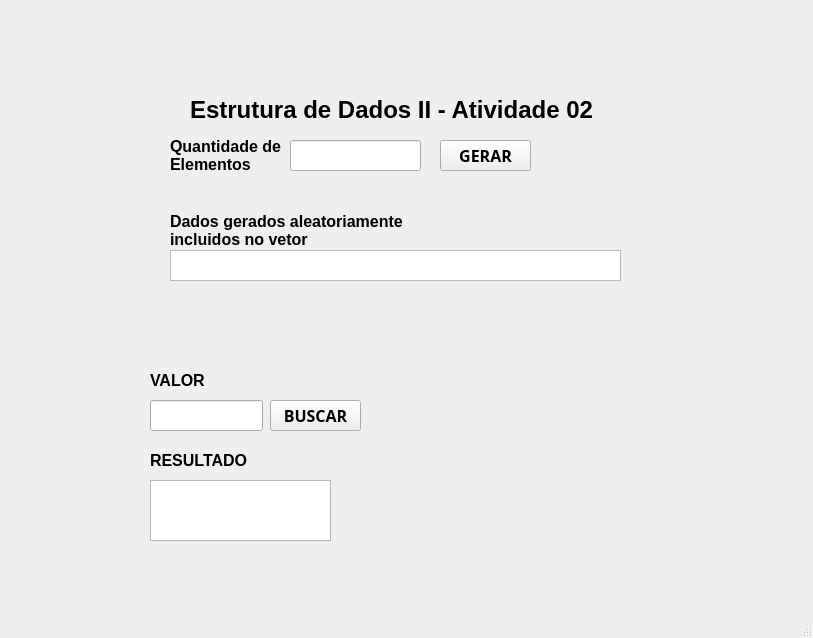
<?xml version="1.0" encoding="UTF-8"?>
<ui version="4.0">
 <class>MainWindow</class>
 <widget class="QMainWindow" name="MainWindow">
  <property name="geometry">
   <rect>
    <x>0</x>
    <y>0</y>
    <width>813</width>
    <height>638</height>
   </rect>
  </property>
  <property name="windowTitle">
   <string>MainWindow</string>
  </property>
  <widget class="QWidget" name="centralwidget">
   <widget class="QTextEdit" name="textEditSaida">
    <property name="geometry">
     <rect>
      <x>170</x>
      <y>250</y>
      <width>451</width>
      <height>31</height>
     </rect>
    </property>
   </widget>
   <widget class="QLineEdit" name="lineEditQuantElementos">
    <property name="geometry">
     <rect>
      <x>290</x>
      <y>140</y>
      <width>131</width>
      <height>31</height>
     </rect>
    </property>
   </widget>
   <widget class="QLabel" name="label_3">
    <property name="geometry">
     <rect>
      <x>170</x>
      <y>210</y>
      <width>241</width>
      <height>41</height>
     </rect>
    </property>
    <property name="text">
     <string>&lt;html&gt;&lt;head/&gt;&lt;body&gt;&lt;p&gt;&lt;span style=&quot; font-size:12pt; font-weight:700; color:#000000;&quot;&gt;Dados gerados aleatoriamente &lt;br/&gt;incluidos no vetor&lt;/span&gt;&lt;/p&gt;&lt;/body&gt;&lt;/html&gt;</string>
    </property>
   </widget>
   <widget class="QLabel" name="label_4">
    <property name="geometry">
     <rect>
      <x>150</x>
      <y>370</y>
      <width>58</width>
      <height>21</height>
     </rect>
    </property>
    <property name="text">
     <string>&lt;html&gt;&lt;head/&gt;&lt;body&gt;&lt;p&gt;&lt;span style=&quot; font-size:12pt; font-weight:700; color:#000000;&quot;&gt;VALOR&lt;/span&gt;&lt;/p&gt;&lt;/body&gt;&lt;/html&gt;</string>
    </property>
   </widget>
   <widget class="QTextEdit" name="textEditResultado">
    <property name="geometry">
     <rect>
      <x>150</x>
      <y>480</y>
      <width>181</width>
      <height>61</height>
     </rect>
    </property>
   </widget>
   <widget class="QLabel" name="label_5">
    <property name="geometry">
     <rect>
      <x>150</x>
      <y>450</y>
      <width>101</width>
      <height>21</height>
     </rect>
    </property>
    <property name="text">
     <string>&lt;html&gt;&lt;head/&gt;&lt;body&gt;&lt;p&gt;&lt;span style=&quot; font-size:12pt; font-weight:700; color:#000000;&quot;&gt;RESULTADO&lt;/span&gt;&lt;/p&gt;&lt;/body&gt;&lt;/html&gt;</string>
    </property>
   </widget>
   <widget class="QLabel" name="label">
    <property name="geometry">
     <rect>
      <x>190</x>
      <y>90</y>
      <width>411</width>
      <height>41</height>
     </rect>
    </property>
    <property name="text">
     <string>&lt;html&gt;&lt;head/&gt;&lt;body&gt;&lt;p&gt;&lt;span style=&quot; font-size:18pt; font-weight:700; color:#000000;&quot;&gt;Estrutura de Dados II - Atividade 02&lt;/span&gt;&lt;/p&gt;&lt;/body&gt;&lt;/html&gt;</string>
    </property>
   </widget>
   <widget class="QLabel" name="label_8">
    <property name="geometry">
     <rect>
      <x>-10</x>
      <y>0</y>
      <width>831</width>
      <height>631</height>
     </rect>
    </property>
    <property name="text">
     <string/>
    </property>
    <property name="pixmap">
     <pixmap resource="Recursos.qrc">:/new/prefix1/Fotos/633262.png</pixmap>
    </property>
    <property name="scaledContents">
     <bool>true</bool>
    </property>
   </widget>
   <widget class="QLabel" name="label_7">
    <property name="geometry">
     <rect>
      <x>670</x>
      <y>40</y>
      <width>91</width>
      <height>121</height>
     </rect>
    </property>
    <property name="text">
     <string/>
    </property>
    <property name="pixmap">
     <pixmap resource="Recursos.qrc">:/new/prefix1/Fotos/puc-goias-vertical-logo-6B1DC20460-seeklogo.com.png</pixmap>
    </property>
    <property name="scaledContents">
     <bool>true</bool>
    </property>
   </widget>
   <widget class="QLineEdit" name="lineEditValor">
    <property name="geometry">
     <rect>
      <x>150</x>
      <y>400</y>
      <width>113</width>
      <height>31</height>
     </rect>
    </property>
   </widget>
   <widget class="QLabel" name="label_6">
    <property name="geometry">
     <rect>
      <x>30</x>
      <y>40</y>
      <width>91</width>
      <height>111</height>
     </rect>
    </property>
    <property name="text">
     <string/>
    </property>
    <property name="pixmap">
     <pixmap resource="Recursos.qrc">:/new/prefix1/Fotos/5381b99b-744e-4884-991c-aff57dbb6a9a (1).jpeg</pixmap>
    </property>
    <property name="scaledContents">
     <bool>true</bool>
    </property>
   </widget>
   <widget class="QLabel" name="label_2">
    <property name="geometry">
     <rect>
      <x>170</x>
      <y>130</y>
      <width>141</width>
      <height>51</height>
     </rect>
    </property>
    <property name="text">
     <string>&lt;html&gt;&lt;head/&gt;&lt;body&gt;&lt;p&gt;&lt;span style=&quot; font-size:12pt; font-weight:700; color:#000000;&quot;&gt;Quantidade de&lt;br/&gt;Elementos&lt;/span&gt;&lt;/p&gt;&lt;/body&gt;&lt;/html&gt;</string>
    </property>
   </widget>
   <widget class="QPushButton" name="pushButtonGerar">
    <property name="geometry">
     <rect>
      <x>440</x>
      <y>140</y>
      <width>91</width>
      <height>31</height>
     </rect>
    </property>
    <property name="font">
     <font>
      <family>Ubuntu Condensed</family>
      <pointsize>12</pointsize>
      <bold>true</bold>
     </font>
    </property>
    <property name="text">
     <string>GERAR</string>
    </property>
   </widget>
   <widget class="QPushButton" name="pushButton">
    <property name="geometry">
     <rect>
      <x>270</x>
      <y>400</y>
      <width>91</width>
      <height>31</height>
     </rect>
    </property>
    <property name="font">
     <font>
      <family>Ubuntu Condensed</family>
      <pointsize>12</pointsize>
      <bold>true</bold>
     </font>
    </property>
    <property name="text">
     <string>BUSCAR</string>
    </property>
   </widget>
   <zorder>label_8</zorder>
   <zorder>textEditSaida</zorder>
   <zorder>lineEditQuantElementos</zorder>
   <zorder>label_3</zorder>
   <zorder>label_4</zorder>
   <zorder>textEditResultado</zorder>
   <zorder>label_5</zorder>
   <zorder>label</zorder>
   <zorder>label_7</zorder>
   <zorder>lineEditValor</zorder>
   <zorder>label_6</zorder>
   <zorder>label_2</zorder>
   <zorder>pushButtonGerar</zorder>
   <zorder>pushButton</zorder>
  </widget>
  <widget class="QMenuBar" name="menubar">
   <property name="geometry">
    <rect>
     <x>0</x>
     <y>0</y>
     <width>813</width>
     <height>21</height>
    </rect>
   </property>
  </widget>
  <widget class="QStatusBar" name="statusbar"/>
 </widget>
 <resources>
  <include location="Recursos.qrc"/>
 </resources>
 <connections/>
</ui>
